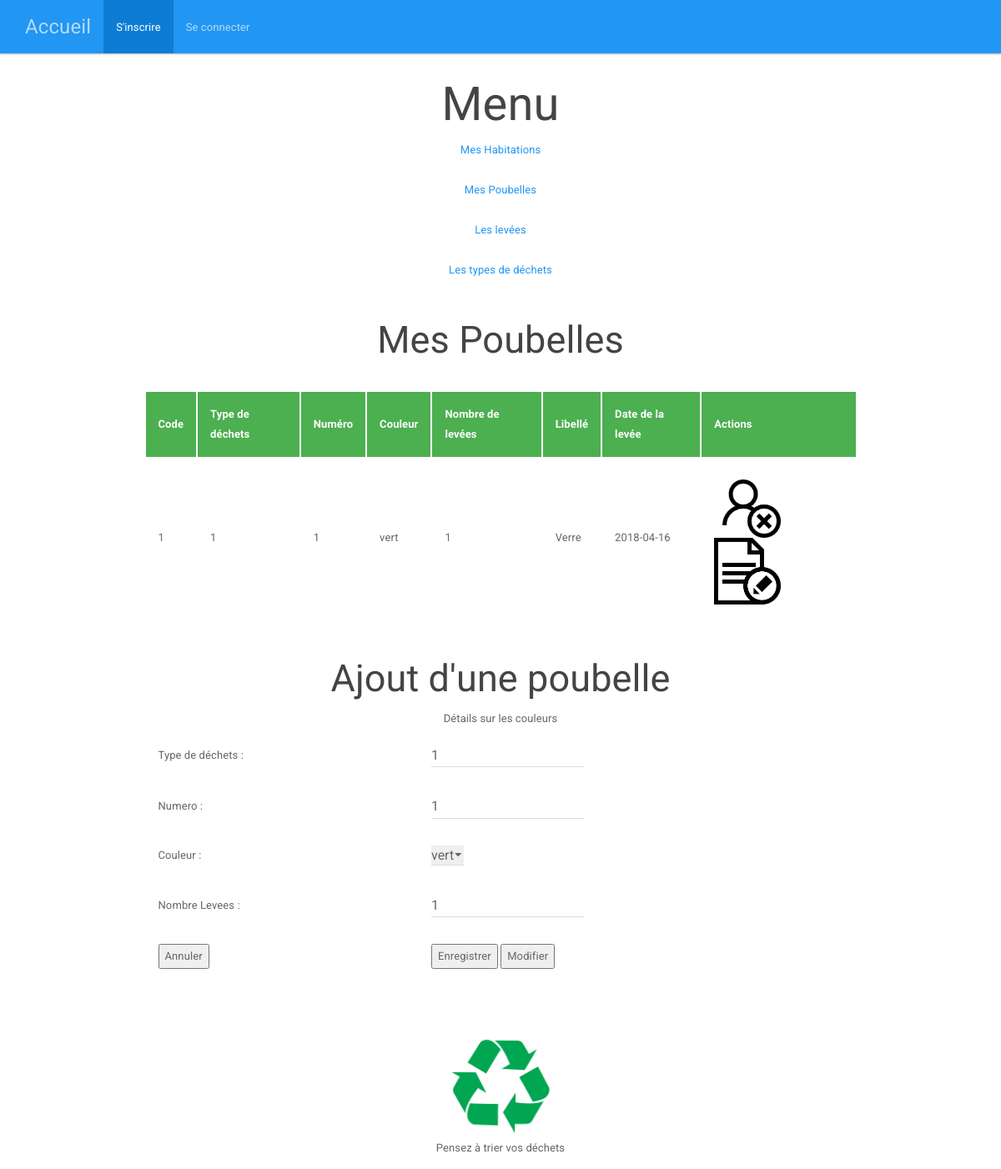
The app's page /index.php?page=2&action=E&codep=1 with its own data.
### tables this page shows
create table poubelle
	(
		codep int(5) not null auto_increment,
		code int(5) not null,
		num int(5) not null,
		couleur enum("jaune", "vert", "noir"),
		nblevees int(3),
		primary key(codep),
		foreign key(code) references type_dechet,
		foreign key(num) references levee
	);

create table type_dechet
	(
		code int(5) not null auto_increment,
		libelle varchar(100),
		recyclable boolean,
		tarif float(5.2),
		primary key(code)
	);

create table levee
	(
		num int(5) not null auto_increment,
		datelevee date,
		poids float(5.2),
		primary key(num)
	);

### modele.php (called while the page is built, shortened)
<?php
function connexion()
    {
    $con = mysqli_connect("localhost","root","","triselectif");
    return $con;
    }
    function selectWhereIdPoubelleM ($codep)
    {
        $con = connexion();
        $requete = "select
        codep,
        t.code,
        l.num,
        p.couleur,
        p.nblevees,
        t.libelle as type,
        l.datelevee as datel
        from
        poubelle p,
        type_dechet t,
        levee l
         where
         p.code = t.code
         and
         p.num = l.num
         and
         codep = ".$codep.";";
        $resultat = mysqli_query($con, $requete);
        $ligne = mysqli_fetch_assoc($resultat);
        return $ligne;
    }
    function selectAllPoubelleM()
    {
        $con=connexion();
        $requete="select
        p.codep,
        t.code,
        l.num,
        p.couleur,
        p.nblevees,
        t.libelle as libellepoubelle,
        l.datelevee as leveepoubelle
        from
        poubelle p,
        type_dechet t,
        levee l
         where
         p.code = t.code
         and
         p.num = l.num
         order by codep
         ;";
       $resultat = mysqli_query($con,$requete);
        return $resultat;
    }

### controleur.php (called while the page is built, shortened)
<?php
	include("modele/modele.php");
	function selectWhereIdPoubelleC ($code)
	{
		$resultat = selectWhereIdPoubelleM ($code);
		return $resultat;
	}
	function selectAllPoubelleC()
	{
		$resultat = selectAllPoubelleM();
		return $resultat;
	}

### vuepoubelle.php (the view, shortened to what this page needs)
<center>
	<h2> Mes Poubelles </h2>
	<br/>
	<table border = 0>
		<tr><th> Code </th>
			<th> Type de déchets </th>
			<th> Numéro </th>
			<th> Couleur </th>
			<th> Nombre de levées </th>
			<th> Libellé </th>
			<th> Date de la levée </th>
			<th> Actions </th>
		</tr>
			<?php
			foreach ($resultats as $unResultat)
			{
				echo"<tr>
				<td>".$unResultat['codep']."</td>
				<td>".$unResultat['code']."</td>
				<td>".$unResultat['num']."</td>
				<td>".$unResultat['couleur']."</td>
				<td>".$unResultat['nblevees']."</td>
				<td>".$unResultat['libellepoubelle']."</td>
				<td>".$unResultat['leveepoubelle']."</td>
				<td> 	<a href='index.php?page=2&action=X&codep=".$unResultat['codep']."'>
							<img src='image/supprimer.png' width='80' height='80' > </a>
							<a href='index.php?page=2&action=E&codep=".$unResultat['codep']."'>
							<img src='image/editer.jpg' width='80' height='80' > </a>
				</tr>";
			}
			?>
	</table>
		<br/>
			<h2>Ajout d'une poubelle</h2>
				<form method="post" action="">
					<div title="vert : Verre, jaune : plastique et emballage, noir : Autres">Détails sur les couleurs</div>
					<table border= 0 >
						<tr><td>Type de déchets : </td> <td> <input type="text" name="code" value="<?php if(isset($resultat)) echo $resultat['code'] ; ?>"></td></tr>
						<tr><td>Numero : </td> <td> <input type="text" name="num" value="<?php if(isset($resultat)) echo $resultat['num'] ; ?>"></td></tr>
							<tr><td>Couleur : </td> <td>
								<select name="couleur" value="<?php if(isset($resultat)) echo $resultat['couleur'] ; ?>">
						<option value="vert"> vert </option>
						</select>
						<tr><td>Nombre Levees : </td> <td> <input type="text" name="nblevees" value="<?php if(isset($resultat)) echo $resultat['nblevees'] ; ?>"></td></tr>
							<td> <input type="reset" name="Annuler" value="Annuler"></td>
							<td> <input type="submit" name="Enregistrer" value="Enregistrer">
							<input type="submit" name="Modifier" value="Modifier"></td>
						</tr>
					</table>
				</form>
</center>

### records on screen
poubelle: codep "1", code.code "1", num.num "1", couleur "vert", nblevees "1", code.libelle "Verre", num.datelevee "2018-04-16", code "1", num "1"
